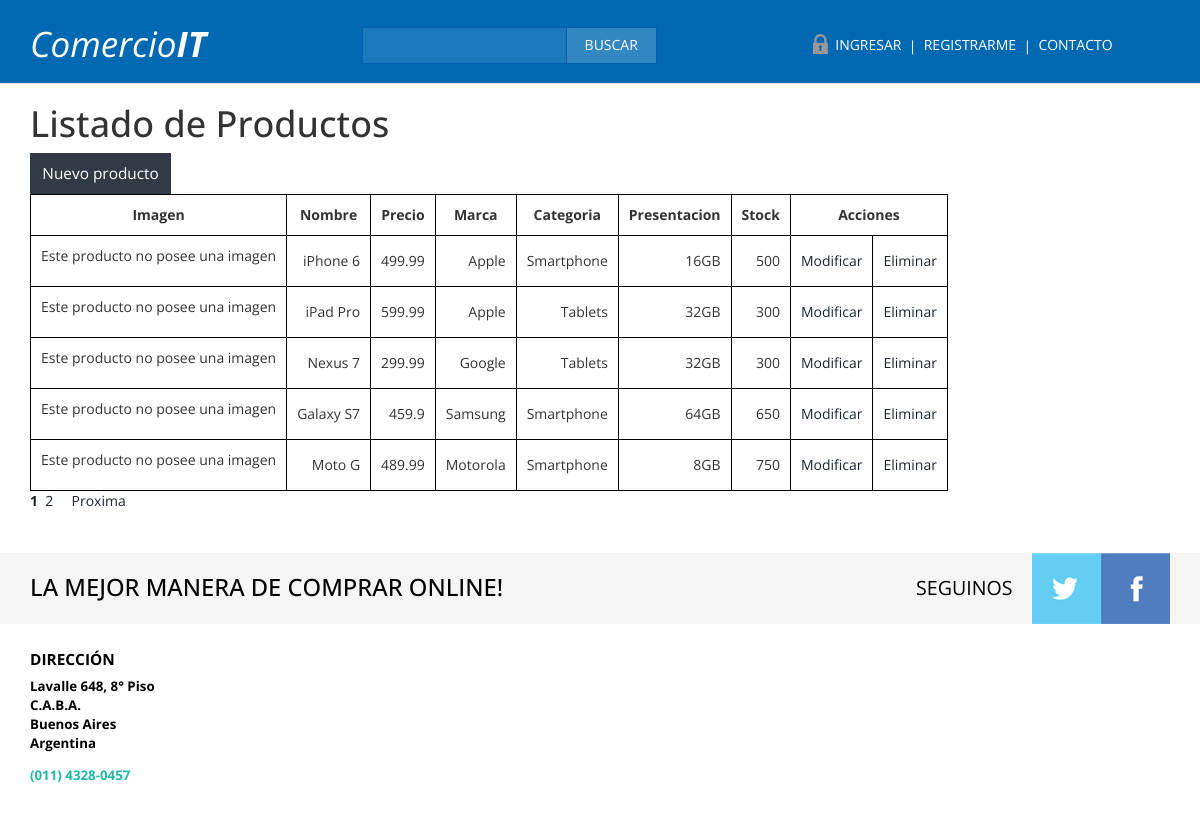
The app's page /FASE_05/admin/index.php with its own data.
### tables this page shows
CREATE TABLE `productos` (
  `idProducto` int(11) NOT NULL,
  `Nombre` varchar(30) NOT NULL,
  `Precio` double NOT NULL,
  `Marca` int(11) NOT NULL,
  `Categoria` int(11) NOT NULL,
  `Presentacion` varchar(30) NOT NULL,
  `Stock` int(6) NOT NULL,
  `imagen` varchar(200) DEFAULT NULL
);

CREATE TABLE `marcas` (
  `idMarca` int(11) NOT NULL,
  `Nombre` varchar(30) NOT NULL
);

CREATE TABLE `categorias` (
  `idCategoria` int(11) NOT NULL,
  `Nombre` varchar(30) NOT NULL,
  `Hijo_de` int(11) DEFAULT '0'
);

### FASE_05/admin/functions.php (the view, shortened to what this page needs)
<?php
include("conexion.php");
	function CargarPagina($pagina){
		$modulo = "./" . $pagina . ".php";
		if ( file_exists( $modulo ) ) {
			include( $modulo );
		} else {
			include( "404.php" );
		}
	}
    		?>
			<?php
	function ListarProductos($pagina,$vista){
		global $conexion;
		$cantidad = $conexion->prepare("SELECT COUNT(*) FROM productos");
		$cantidad->execute();
		$cant = (int)($cantidad->fetch())[0];
		$productos = $conexion->prepare("SELECT P.idProducto, P.Nombre, P.Precio, P.Presentacion, P.Stock, P.imagen, M.Nombre AS Marca, C.Nombre AS Categoria FROM productos AS P INNER JOIN marcas AS M ON P.Marca = M.idMarca INNER JOIN categorias AS C ON P.Categoria = C.idCategoria LIMIT $vista OFFSET " . $pagina * $vista);
		$productos->execute();
		$productoss = $productos->fetchAll(PDO::FETCH_ASSOC);
		foreach ($productoss as $producto) {
		echo "<tr>";
			if($producto["imagen"]){
				echo "<td style='width:20%;'><img style='width:70%;' src='" . UPLOAD_PATH . $producto['imagen']. "'></td>";
			} else {
				echo "<td><p> Este producto no posee una imagen </p></td>";
			}
			echo "<td>".$producto["Nombre"]."</td>";
			echo "<td>".$producto["Precio"]."</td>";
			echo "<td>".$producto["Marca"]."</td>";
			echo "<td>".$producto["Categoria"]."</td>";
			echo "<td>".$producto["Presentacion"]."</td>";
			echo "<td>".$producto["Stock"]."</td>";
			echo "<td><a href='admin/?page=producto&amp;action=update&amp;id=". $producto['idProducto'] . "'>Modificar</a></td>";
			echo "<td><a href='admin/?page=producto&amp;action=delete&amp;id=". $producto['idProducto'] . "'>Eliminar</a></td>";
		echo "</tr>";
	}
		echo "</table>";
		$cantpag = pag($cant,$vista);
		if($cant != $vista){
		MostrarPaginador($pagina,$cantpag);
		}
	}
	function pag($productos,$vistas){
		$num = (int)($productos/$vistas);
		if($productos%$vistas != 0){
			$num++;
		}
		return $num - 1;
	}
	function MostrarPaginador($paginaActual, $cantidadDePaginas){
		$despues = $paginaActual + 1;
		$j = 1;
		for ($i = 0; $i <= $cantidadDePaginas; $i++){
			if($i == $paginaActual){
				echo "<a style='text-decoration:none;' href='admin/?page=panel&amp;pagina=". $i."'><strong>$j</strong>&nbsp&nbsp</a>";
			} else {
				echo "<a style='text-decoration:none;' href='admin/?page=panel&amp;pagina=". $i."'>$j&nbsp&nbsp</a>";
			}
			$j++;
		}
		if($cantidadDePaginas > $paginaActual){
		echo "<a style='text-decoration:none;' href='admin/?page=panel&amp;pagina=". $despues."'>&nbsp&nbsp&nbspProxima</a>";
		}
	}
?>

### FASE_05/css/style.css (style rules this page uses)
th,td { padding: 10px; border: solid 1px #000; text-align: center; }
td { text-align: right; }
body { background: #fff; font-family: 'Open Sans', sans-serif; }
body a { transition: 0.5s all; -webkit-transition: 0.5s all; -o-transition: 0.5s all; -ms-transition: 0.5s all; -moz-transition: 0.5s all; }

### records on screen
productos: shows "Este producto no posee una imagen", Nombre "iPhone 6", Precio "499.99", Marca.Nombre "Apple", Categoria.Nombre "Smartphone", Presentacion "16GB", Stock "500"
productos: shows "Este producto no posee una imagen", Nombre "iPad Pro", Precio "599.99", Marca.Nombre "Apple", Categoria.Nombre "Tablets", Presentacion "32GB", Stock "300"
productos: shows "Este producto no posee una imagen", Nombre "Nexus 7", Precio "299.99", Marca.Nombre "Google", Categoria.Nombre "Tablets", Presentacion "32GB", Stock "300"
productos: shows "Este producto no posee una imagen", Nombre "Galaxy S7", Precio "459.9", Marca.Nombre "Samsung", Categoria.Nombre "Smartphone", Presentacion "64GB", Stock "650"
productos: shows "Este producto no posee una imagen", Nombre "Moto G", Precio "489.99", Marca.Nombre "Motorola", Categoria.Nombre "Smartphone", Presentacion "8GB", Stock "750"
